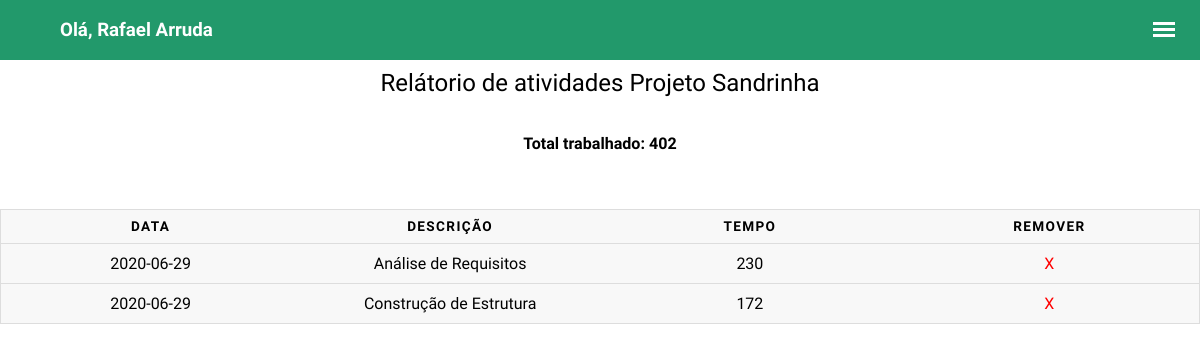
Screenshot of /report_func.php?id=2 (signed in) with the database file from the repository.
### tables this page shows
CREATE TABLE `atividade_funcionario_projeto` (
  `id_atividade` int(11) NOT NULL,
  `id_funcionario` varchar(14) NOT NULL,
  `id_projeto` int(11) NOT NULL,
  `dt_atividade` date NOT NULL,
  `tempo_atividade` int(11) NOT NULL,
  `desc_atividade` varchar(50) NOT NULL,
  `ativo` int(11) NOT NULL DEFAULT 1
);

### DAO/SELECAO/select_atividade_func.php (the view, shortened to what this page needs)
<?php
$cpf = $_SESSION['cpf'];
$id_projeto = $_GET['id'];
$connect = mysqli_connect('localhost','root',null,'intime');
$query_select = ("SELECT id_atividade,dt_atividade,desc_atividade,tempo_atividade,nome_projeto FROM `atividade_funcionario_projeto` A
                    INNER JOIN `projeto_funcionario` B
                        ON A.id_funcionario=B.CPF AND A.id_projeto=B.id_projeto
                    INNER JOIN `projeto` C
                        ON A.id_projeto=C.id_projeto
                    WHERE B.ATIVO=1 AND C.data_inicio=C.data_fim AND A.ATIVO=1 AND A.ID_PROJETO='$id_projeto' AND A.ID_FUNCIONARIO='$cpf'
                    ORDER BY dt_atividade DESC");
$query_select2 = ("SELECT sum(tempo_atividade) as tempo_atividade,nome_projeto FROM `atividade_funcionario_projeto` A
                    INNER JOIN `projeto_funcionario` B
                        ON A.id_funcionario=B.CPF AND A.id_projeto=B.id_projeto
                    INNER JOIN `projeto` C
                        ON A.id_projeto=C.id_projeto
                    WHERE B.ATIVO=1 AND C.data_inicio=C.data_fim AND A.ATIVO=1 AND A.ID_PROJETO='$id_projeto' AND A.ID_FUNCIONARIO='$cpf'
                    GROUP BY NOME_PROJETO");
$select = mysqli_query($connect,$query_select);
$select2 = mysqli_query($connect,$query_select2);
$linhas = mysqli_num_rows($select);
if($linhas>=1){
 $proj = mysqli_fetch_assoc($select2);
 $nome_proj= $proj['nome_projeto'];
 $horas_proj = $proj['tempo_atividade'];
echo("<table>
  <caption>Relátorio de atividades $nome_proj <h6>Total trabalhado: $horas_proj </h6></caption>
  <thead>
    <tr>
      <th scope='col'>Data</th>
      <th scope='col'>Descrição</th>
      <th scope='col'>Tempo</th>
      <th scope='col'>Remover</th>
    </tr>
  </thead>
  <tbody>");
  while ($atividade = mysqli_fetch_assoc($select)){
      $data = $atividade['dt_atividade'];
      $id_atividade = $atividade['id_atividade'];
      $tempo = $atividade['tempo_atividade'];
      $desc = $atividade['desc_atividade'];
    echo'<tr>';
    echo ("<td data-label='Data'>$data</td>");
    echo ("<td data-label='Descrição'>$desc</td>");
    echo ("<td data-label='Tempo'>$tempo</td>");
    echo ("<td data-label='Remover'><a href='DAO/EXCLUSAO/exclui_atividade.php?id=$id_atividade'>X</a></td>");
    echo'</tr>';}
    echo '</tbody>';
echo'</table>';
  }else if($linhas==0){
    echo '<br><center><span class="icon fa-meh-o fa-2x"></span>';
    echo '<h3>Poxa vida,</h3>';
    echo '<h4>Você ainda não possui <br>tarefas cadastradas</h4>';
}
?>

### assets/css/painel.css (style rules this page uses)
html, body { overflow-x: hidden; height: 100%; }
body { background: #fff; padding: 0; margin: 0; font-size: 100%; font-family: 'Muli', sans-serif; }
table { border: 1px solid #ccc; border-collapse: collapse; margin: 0; padding: 0; width: 100%; table-layout: fixed; }
table caption { font-size: 1.5em; margin: .5em 0 .75em; }
table a { color:red; text-decoration: NONE; }
table tr { background-color: #f8f8f8; border: 1px solid #ddd; padding: .35em; }
table th, table td { padding: .625em; text-align: center; }
table th { font-size: .85em; letter-spacing: .1em; text-transform: uppercase; }

### rows the page displays
atividade_funcionario_projeto: dt_atividade "2020-06-29", desc_atividade "Análise de Requisitos", tempo_atividade "230"
atividade_funcionario_projeto: dt_atividade "2020-06-29", desc_atividade "Construção de Estrutura", tempo_atividade "172"

### other values shown
$NOME[0] "Rafael"
$NOME[SIZEOF($NOME)-1] "Arruda"
$nome_proj "Projeto Sandrinha"
$horas_proj "402"
